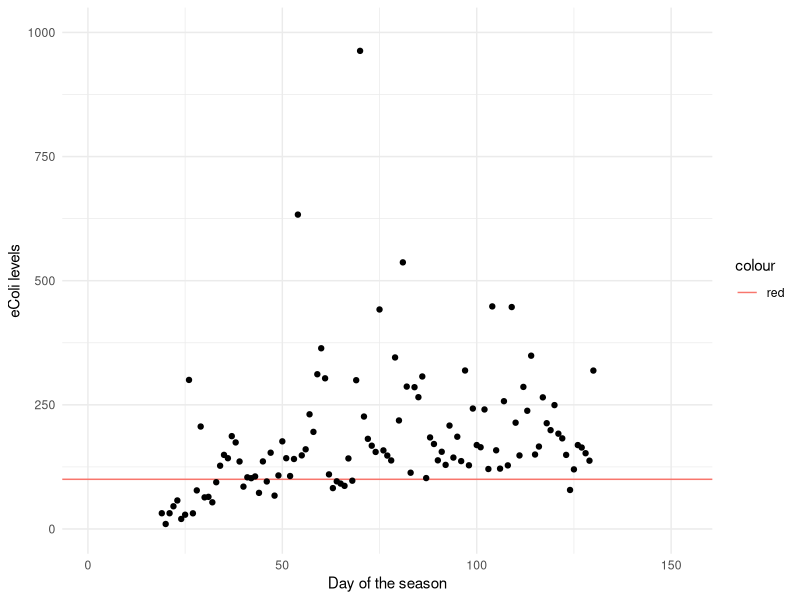
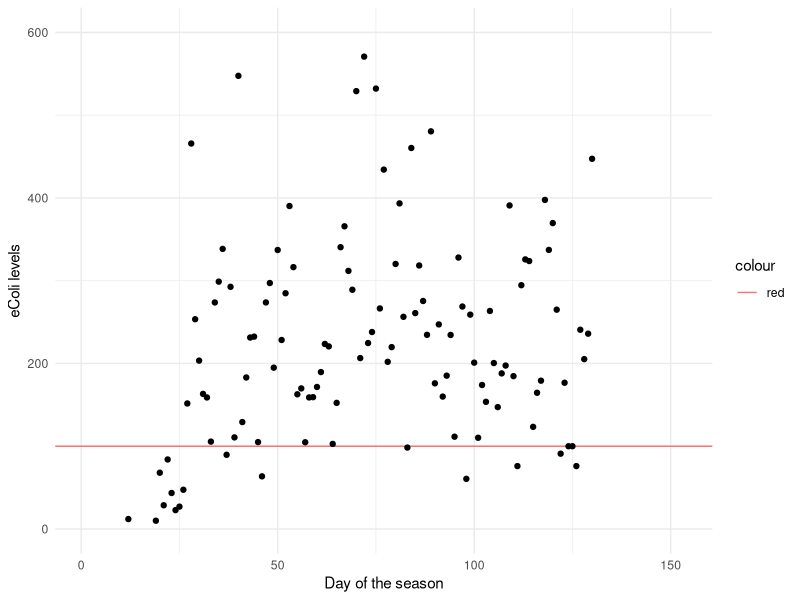
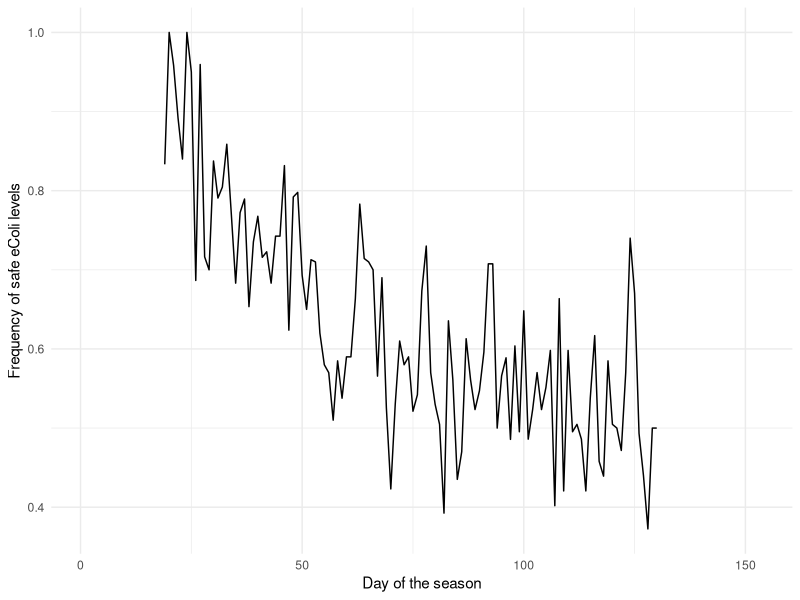
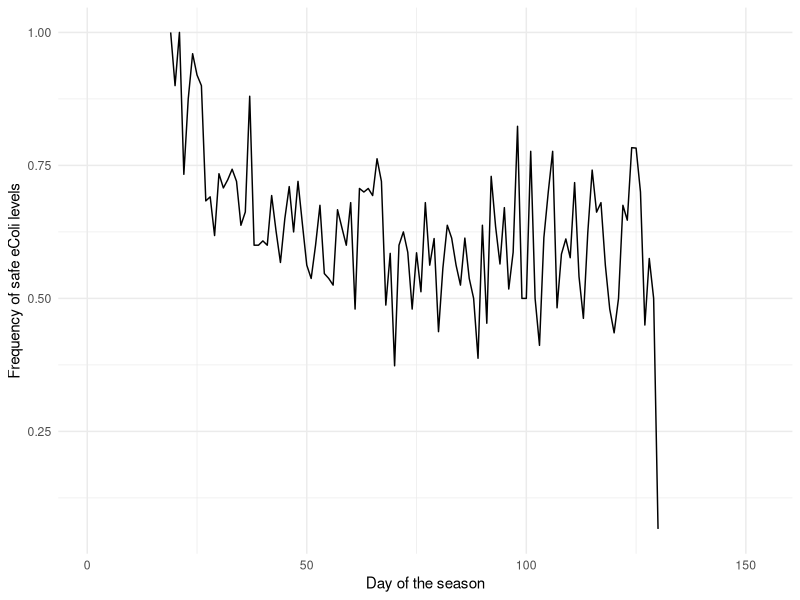

Write R code to recreate these figures, in order.
## ---- chunk 1
#| echo: false
#| warning: false

library(tidyverse)
#### Read in the data ####
sunnyside <-
  read_csv(
    file = "../data/sunnyside.csv",
    show_col_types = FALSE
  )

sunnyside |>
  ggplot(aes(x = day, y = eColi)) +
  ylim(0.1,1000) +
  geom_hline(aes(yintercept = 100, color = "red"))+
  geom_point() +
  theme_minimal() +
  labs(x = "Day of the season", y = "eColi levels") 
## ---- chunk 2
#| echo: false
#| warning: false

library(tidyverse)
#### Read in the data ####
marieCurtis <-
  read_csv(
    file = "../data/marieCurtis.csv",
    show_col_types = FALSE
  )

marieCurtis |>
  ggplot(aes(x = day, y = eColi)) +
  ylim(0.1,600) +
  geom_hline(aes(yintercept = 100, color = "red"))+
  geom_point() +
  theme_minimal() + 
  labs(x = "Day of the season", y = "eColi levels") 
## ---- chunk 3
#| echo: false
#| warning: false

library(tidyverse)
#### Read in the data ####
sunnyside <-
  read_csv(
    file = "../data/sunnyside.csv",
    show_col_types = FALSE
  )

sunnyside |>
  ggplot(aes(x = day, y = yearsSafe/(yearsSafe + yearsUnSafe))) +
  geom_line() +
  theme_minimal() + 
  labs(x = "Day of the season", y = "Frequency of safe eColi levels") 
## ---- chunk 4
#| echo: false
#| warning: false

library(tidyverse)
#### Read in the data ####
marieCurtis <-
  read_csv(
    file = "../data/marieCurtis.csv",
    show_col_types = FALSE
  )

marieCurtis |>
  ggplot(aes(x = day, y = yearsSafe/(yearsSafe + yearsUnSafe))) +
  geom_line() +
  theme_minimal() + 
  labs(x = "Day of the season", y = "Frequency of safe eColi levels") 
